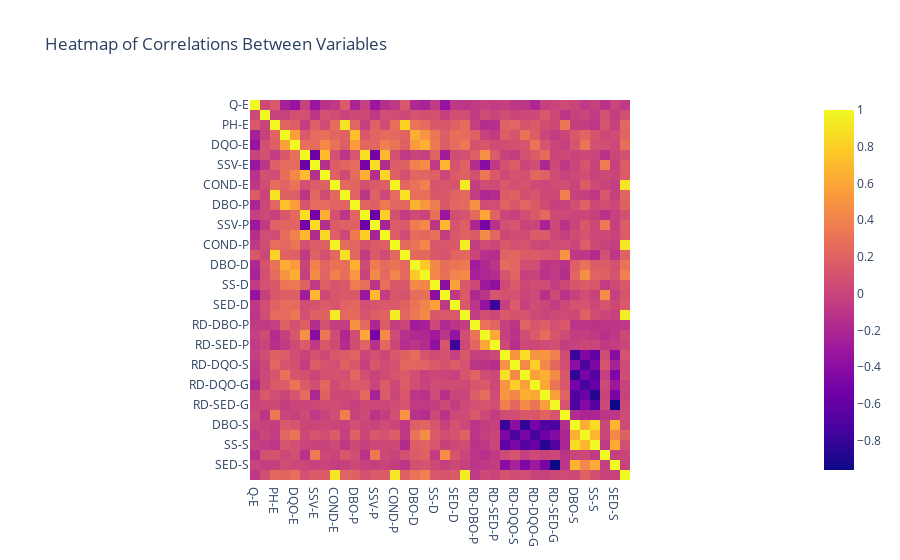

The notebook cell this image was saved under:
### Markdown cell above
### **3. Heatmap: Correlations Between Key Variables**
#### **Tasks**
1. Compute the **correlation matrix** for numerical variables in the dataset.
2. Create an **interactive heatmap** to visualize correlations. *Use `imshow` for plotting the heatmap*
3. Identify the strongest and weakest correlations from the heatmap.

### Code cell
# TODO: Create a heatmap of correlations
correlation_matrix = df.select_dtypes(include='number').corr()

### Figure 1 — Plotly figure (JSON) as saved in the notebook; plotly's stock layout.template omitted (floating-point values rounded to 4 significant figures; data arrays with more than 128 entries replaced by an {"elided": "..."} marker saying what was removed)
{"data": [{"coloraxis": "coloraxis", "hovertemplate": "x: %{x}<br>y: %{y}<br>color: %{z}<extra></extra>", "name": "0", "type": "heatmap", "x": ["Q-E", "ZN-E", "PH-E", "DBO-E", "DQO-E", "SS-E", "SSV-E", "SED-E", "COND-E", "PH-P", "DBO-P", "SS-P", "SSV-P", "SED-P", "COND-P", "PH-D", "DBO-D", "DQO-D", "SS-D", "SSV-D", "SED-D", "COND-D", "RD-DBO-P", "RD-SS-P", "RD-SED-P", "RD-DBO-S", "RD-DQO-S", "RD-DBO-G", "RD-DQO-G", "RD-SS-G", "RD-SED-G", "PH-S", "DBO-S", "DQO-S", "SS-S", "SSV-S", "SED-S", "COND-S"], "xaxis": "x", "y": ["Q-E", "ZN-E", "PH-E", "DBO-E", "DQO-E", "SS-E", "SSV-E", "SED-E", "COND-E", "PH-P", "DBO-P", "SS-P", "SSV-P", "SED-P", "COND-P", "PH-D", "DBO-D", "DQO-D", "SS-D", "SSV-D", "SED-D", "COND-D", "RD-DBO-P", "RD-SS-P", "RD-SED-P", "RD-DBO-S", "RD-DQO-S", "RD-DBO-G", "RD-DQO-G", "RD-SS-G", "RD-SED-G", "PH-S", "DBO-S", "DQO-S", "SS-S", "SSV-S", "SED-S", "COND-S"], "yaxis": "y", "z": {"elided": "38x38 float values"}}], "layout": {"coloraxis": {"colorscale": [[0, "#0d0887"], [0.1111, "#46039f"], [0.2222, "#7201a8"], [0.3333, "#9c179e"], [0.4444, "#bd3786"], [0.5556, "#d8576b"], [0.6667, "#ed7953"], [0.7778, "#fb9f3a"], [0.8889, "#fdca26"], [1, "#f0f921"]]}, "title": {"text": "Heatmap of Correlations Between Variables"}, "xaxis": {"anchor": "y", "constrain": "domain", "domain": [0, 1], "scaleanchor": "y"}, "yaxis": {"anchor": "x", "autorange": "reversed", "constrain": "domain", "domain": [0, 1]}}}
